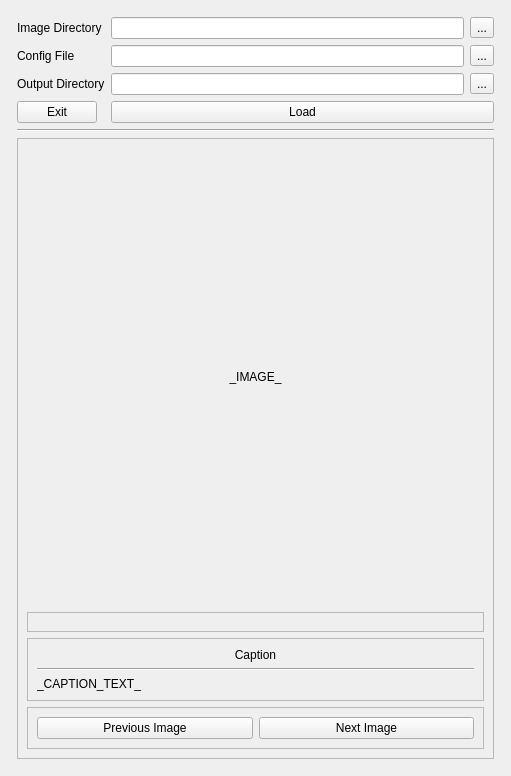
<?xml version="1.0" encoding="UTF-8"?>
<ui version="4.0">
 <class>Form</class>
 <widget class="QWidget" name="Form">
  <property name="geometry">
   <rect>
    <x>0</x>
    <y>0</y>
    <width>511</width>
    <height>776</height>
   </rect>
  </property>
  <property name="windowTitle">
   <string>Form</string>
  </property>
  <layout class="QVBoxLayout" name="verticalLayout_2">
   <item>
    <layout class="QVBoxLayout" name="verticalLayout">
     <property name="leftMargin">
      <number>6</number>
     </property>
     <property name="topMargin">
      <number>6</number>
     </property>
     <property name="rightMargin">
      <number>6</number>
     </property>
     <property name="bottomMargin">
      <number>6</number>
     </property>
     <item>
      <layout class="QFormLayout" name="formLayout">
       <item row="0" column="0">
        <widget class="QLabel" name="label">
         <property name="text">
          <string>Image Directory</string>
         </property>
        </widget>
       </item>
       <item row="0" column="1">
        <layout class="QHBoxLayout" name="horizontalLayout">
         <item>
          <widget class="QLineEdit" name="image_directory"/>
         </item>
         <item>
          <widget class="QToolButton" name="browse_image_directory">
           <property name="text">
            <string>...</string>
           </property>
          </widget>
         </item>
        </layout>
       </item>
       <item row="1" column="0">
        <widget class="QLabel" name="label_2">
         <property name="text">
          <string>Config File</string>
         </property>
        </widget>
       </item>
       <item row="1" column="1">
        <layout class="QHBoxLayout" name="horizontalLayout_2">
         <item>
          <widget class="QLineEdit" name="config_file"/>
         </item>
         <item>
          <widget class="QToolButton" name="browse_config_file">
           <property name="text">
            <string>...</string>
           </property>
          </widget>
         </item>
        </layout>
       </item>
       <item row="2" column="0">
        <widget class="QLabel" name="label_3">
         <property name="text">
          <string>Output Directory</string>
         </property>
        </widget>
       </item>
       <item row="2" column="1">
        <layout class="QHBoxLayout" name="horizontalLayout_3">
         <item>
          <widget class="QLineEdit" name="output_directory"/>
         </item>
         <item>
          <widget class="QToolButton" name="browse_output_directory">
           <property name="text">
            <string>...</string>
           </property>
          </widget>
         </item>
        </layout>
       </item>
       <item row="3" column="1">
        <widget class="QPushButton" name="load_set">
         <property name="text">
          <string>Load</string>
         </property>
        </widget>
       </item>
       <item row="3" column="0">
        <widget class="QPushButton" name="exit_btn">
         <property name="text">
          <string>Exit</string>
         </property>
        </widget>
       </item>
      </layout>
     </item>
     <item>
      <widget class="Line" name="line">
       <property name="orientation">
        <enum>Qt::Horizontal</enum>
       </property>
      </widget>
     </item>
     <item>
      <widget class="QFrame" name="frame">
       <property name="sizePolicy">
        <sizepolicy hsizetype="Preferred" vsizetype="Expanding">
         <horstretch>0</horstretch>
         <verstretch>0</verstretch>
        </sizepolicy>
       </property>
       <property name="frameShape">
        <enum>QFrame::StyledPanel</enum>
       </property>
       <property name="frameShadow">
        <enum>QFrame::Raised</enum>
       </property>
       <layout class="QVBoxLayout" name="verticalLayout_4">
        <item>
         <widget class="QLabel" name="image_display">
          <property name="sizePolicy">
           <sizepolicy hsizetype="Expanding" vsizetype="Expanding">
            <horstretch>0</horstretch>
            <verstretch>0</verstretch>
           </sizepolicy>
          </property>
          <property name="text">
           <string>_IMAGE_</string>
          </property>
          <property name="alignment">
           <set>Qt::AlignCenter</set>
          </property>
         </widget>
        </item>
        <item>
         <widget class="QFrame" name="frame_2">
          <property name="frameShape">
           <enum>QFrame::StyledPanel</enum>
          </property>
          <property name="frameShadow">
           <enum>QFrame::Raised</enum>
          </property>
          <layout class="QVBoxLayout" name="verticalLayout_6">
           <item>
            <layout class="QVBoxLayout" name="queries_layout"/>
           </item>
          </layout>
         </widget>
        </item>
        <item>
         <widget class="QFrame" name="frame_4">
          <property name="frameShape">
           <enum>QFrame::StyledPanel</enum>
          </property>
          <property name="frameShadow">
           <enum>QFrame::Raised</enum>
          </property>
          <layout class="QVBoxLayout" name="verticalLayout_5">
           <item>
            <widget class="QLabel" name="label_4">
             <property name="text">
              <string>Caption</string>
             </property>
             <property name="alignment">
              <set>Qt::AlignCenter</set>
             </property>
            </widget>
           </item>
           <item>
            <widget class="Line" name="line_2">
             <property name="orientation">
              <enum>Qt::Horizontal</enum>
             </property>
            </widget>
           </item>
           <item>
            <widget class="QLabel" name="label_5">
             <property name="text">
              <string>_CAPTION_TEXT_</string>
             </property>
            </widget>
           </item>
          </layout>
         </widget>
        </item>
        <item>
         <widget class="QFrame" name="frame_3">
          <property name="frameShape">
           <enum>QFrame::StyledPanel</enum>
          </property>
          <property name="frameShadow">
           <enum>QFrame::Raised</enum>
          </property>
          <layout class="QHBoxLayout" name="horizontalLayout_4">
           <item>
            <widget class="QPushButton" name="previous_image">
             <property name="text">
              <string>Previous Image</string>
             </property>
            </widget>
           </item>
           <item>
            <widget class="QPushButton" name="next_image">
             <property name="text">
              <string>Next Image</string>
             </property>
            </widget>
           </item>
          </layout>
         </widget>
        </item>
       </layout>
      </widget>
     </item>
    </layout>
   </item>
  </layout>
 </widget>
 <resources/>
 <connections/>
</ui>
